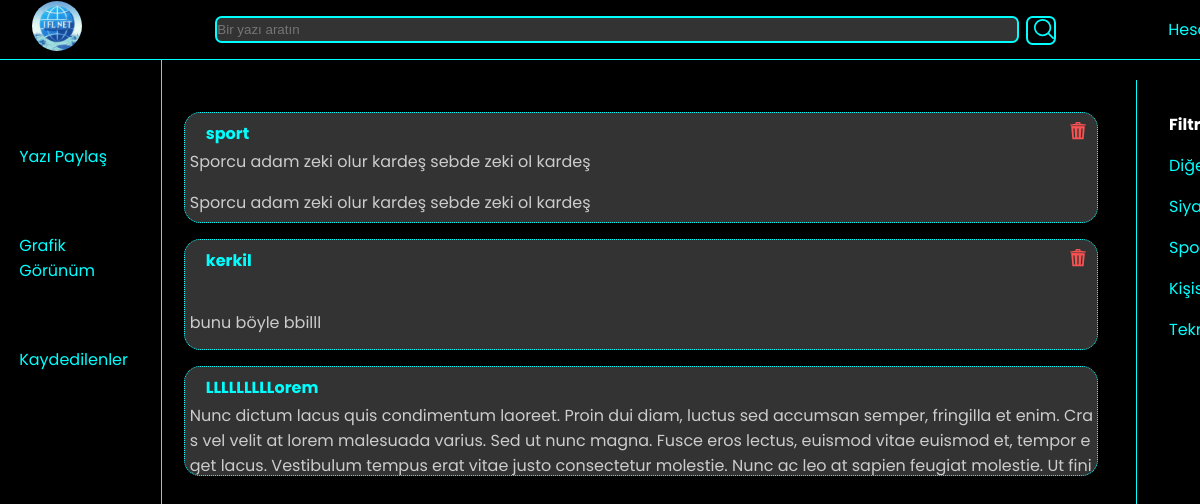
/ (signed in), run on an earlier commit of the app's database.
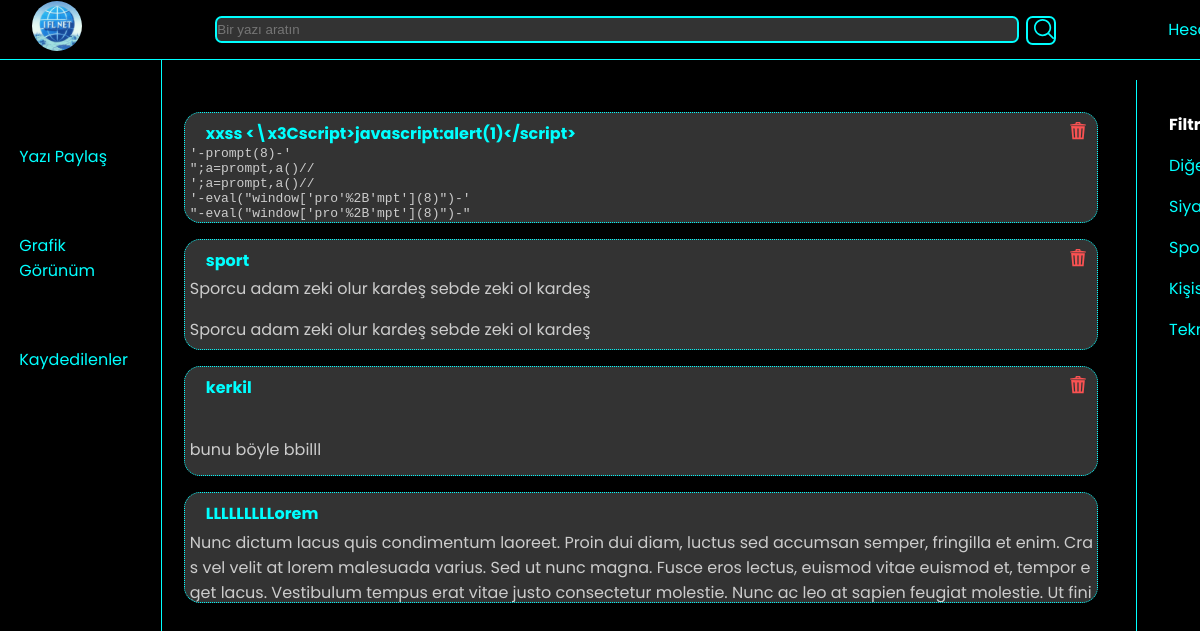
And on a later commit of the database.
### app.py (models this page shows)
class Yazilar(db.Model):
    id = db.Column(db.Integer, primary_key=True)
    message = db.Column(db.String(10000), nullable=False)
    user_id = db.Column(db.Integer, db.ForeignKey('user.id'), nullable=False)
    baslik = db.Column(db.String(50), nullable=False, unique=True)
    kaydedilme_sayısı = db.relationship('YaziKaydet',backref='Yazilar',lazy='dynamic')
    kategori = db.Column(db.String(50),nullable=False, default="Diğer")

### app.py (the view)
@app.route('/', methods=['GET', 'POST'])
def home():
    if current_user.is_authenticated:
        filter = request.args.get('filter',  type = str)
        arama = False
        arama_bulunan = 0
        aranan = " "
        if request.method == 'POST':
            yazilar = Yazilar.query.filter(Yazilar.baslik.contains(request.form.get('arama'))).all()
            if not yazilar:
                yazilar = Yazilar.query.filter(Yazilar.message.contains(request.form.get('arama'))).all()
            arama = True
            if yazilar:
                arama_bulunan = len(yazilar)
            print('arama bulunan => ' + str(arama_bulunan))
            aranan = request.form.get('arama')
        else:
            if filter:
                yazilar = Yazilar.query.filter(Yazilar.kategori == filter)
                if  yazilar.count() < 1:
                    yazilar = None
            else:
                yazilar = Yazilar.query.all()
        return  render_template('home.html', yazilar = yazilar, c_user = current_user, filtre=filter,kategoriler = ["diğer", "siyaset", "spor", "kişisel-gelişim", "teknoloji"], arama=arama, arama_bulunan=arama_bulunan, aranan=aranan)
    else:
        return "Lütfen giriş yapın"

### app.py (called while the page is built)
@login_manager.user_loader
def load_user(user_id):
    return User.query.get(int(user_id))

@app.before_request
def make_session_permanent():
    session.permanent = True

### templates/home.html (shortened to what this page needs)
{% extends "base.html" %}
{%block title%} <title>IFLNET</title>
<link rel="stylesheet" href="../static/css/home/main.css">
{%endblock%}
{% block content %}
    <section class="ana">
        <div class="yazilar">
            <ul class="yazi">
                {% if yazilar %}
                    {% for yazi in yazilar|reverse %}
                        <a class="yazi-link" href="/yazi/{{yazi.baslik}}"> <li>
                            <div class="post-ici">
                                <div class="baslik-kismi">
                                    <span class="baslik-class"> {{yazi.baslik}} </span><span class="uzat"></a></span>
                                    {% if c_user.id == yazi.user_id %}
                                    <a href="/yazi/{{yazi.baslik}}/kaldir"><img src="../static/images/sil.svg" alt="Sil" width="20px"></a>
                                    {% endif %}
                                    <a class="yazi-link" href="/yazi/{{yazi.baslik}}">
                                </div>
                                <br> <div class="yazi-icerik">
                                    {{yazi.message|safe}}
                                </div> </div> </li></a>
                    {% endfor %}
                {% else %}
                    <div class="bulunamadi">
                        <h3>Hiçbir yazı bulunamadı.</h3> <img src="../static/images/sad-doge.png" alt="sad doge" width="400px">
                    </div>
                {% endif %}
        {% if not arama %}
        <div class="filtre" id="filtre">
            <ul>
                <div class="label-bas">
                    {% if filtre %}
                    <a href="/"><span class="aktif-label">Filtreleri <br>Kaldır</span></a>
                    {% else %}
                    <span class="deaktif-label"><b>Filtrele</b></span>
                    {% endif %}
                </div>
                {% for kategori in kategoriler %}
                    {% if filtre == kategori %}
                        <li class="aktif" ><a href="/" name="aktif"> {{kategori}} ✓</a></li>
                    {% else %}
                        <li><a href="http://127.0.0.1:5000/?filter={{kategori}}">{{kategori}}</a></li>
                    {% endif %}
                {% endfor %}
            </ul>
        </div>
        {% endif %}
    </section>
{% endblock %}

### templates/base.html (shortened to what this page needs)
<!DOCTYPE html>
<html lang="en">
<head>
    {%block title%}{%endblock%}
    <link rel="stylesheet" href="../static/css/base/main.css">
</head>
<body>
    <div class="navbar-top">
        <div class="logo">
            <a href="/"><img src="../static/images/ifl_net.jpg" alt="LOGO" width="50px"></a>
        </div>
        <div class="arama">
            <form action="/" method="POST" id="arat">
                <input type="text" class="ara-bar" name="arama" placeholder="Bir yazı aratın">
                <button class="ara-btn" type="submit" form="arat"><img src="../static/images/arama.svg" alt="Ara" width="20px"></button>
            </form>
        </div>
        <div class="hesabim">
            <a href="#" onclick="toggleBlurEffect()" >Hesabim</a>
        </div>
    </div>
    <div class="navbar">
        <div class="container">
            <ul>
                <li><a href="{{url_for('yazi_yaz')}}">Yazı Paylaş</a></li>
                <li><a href="#">Grafik Görünüm</a></li>
                <li><a href="{{url_for('kaydedilenler')}}">Kaydedilenler</a></li>
            </ul>
        </div>
    </div>
        {% block content %} {% endblock %}
</body>
</html>

### static/css/home/main.css (style rules this page uses)
section.ana { margin-left: 10em; display: inline-flex; color: white; }
section.ana .yazilar { margin: 1em 0.5em 0 0.5em; width: 60em; }
section.ana .yazilar .yazi-link { z-index: 5; }
section.ana .yazilar span { font-weight: bold; margin-left: 1em; margin-top: -0.5em; overflow: hidden; color: var(--vurgu); }
section.ana .yazilar a { text-decoration: none; color: whitesmoke; }
section.ana .yazilar a { text-decoration: none; color: var(--acik-gri); }
section.ana .yazilar p { overflow: hidden; }
section.ana .yazilar li { cursor: pointer; background-color: var(--koyu-gri); margin-top: 1em; margin-left: -1.5em; width: 57em; border: 1px dotted var(--vurgu); border-radius: 1em; height: 6.8em; overflow-y: hidden; }
section.ana .yazilar li .post-ici { display: inline-block; margin-left: 0.3em; margin-top: 0.5em; }
section.ana .yazilar li .post-ici .yazi-icerik { margin-top: -0.8em; word-break: break-all; }
section.ana .yazilar li .baslik-kismi { display: inline-flex; }
section.ana .yazilar li .baslik-kismi img { position: absolute; right: 3em; margin-bottom: 0; }
.filtre { position: fixed; background-color: var(--main); width: 10em; height: 999em; margin-left: 61em; border-left: 1px solid var(--vurgu); }
.filtre .label-bas { margin-left: -0.5em; }
.filtre ul { margin-top: 2em; text-transform: capitalize; }
.filtre ul span { paddings-bottom: 2em; padding-left: -0.1em; }
.filtre ul li { margin-top: 1em; margin-left: -0.5em; color: var(--vurgu); }
.filtre ul li a { text-decoration: none; }
.filtre ul li a { color: var(--vurgu); }

### static/css/base/main.css (style rules this page uses)
:root { --main: #000000; --vurgu: #00FFFF; --koyu-gri: #333333; --acik-gri: #CCCCCC; }
span { pointer-events: none; white-space: nowrap; }
body { display: inline-block; background: var(--main); font-family: "Poppins"; margin: 0; position: relative; }
ul { list-style-type: none; }
.navbar-top { align-items: center; text-align: center; position: fixed; display: inline-flex; z-index: 100; background-color: var(--main); border-bottom: 1px solid var(--vurgu); padding-left: 5em; }
.navbar-top .logo { display: inline-flex; color: black; margin-left: -3em; width: 50px; }
.navbar-top .logo img { border-radius: 5em; width: 50px; height: 50px; }
.navbar-top .arama { margin-top: 1em; padding-bottom: 1em; }
.navbar-top .arama button.ara-btn { position: absolute; border-color: var(--vurgu); border-radius: 0.5em; border-style: solid; background-color: var(--main); width: 30px; margin-bottom: -0.3em; margin-left: 0.5em; }
.navbar-top .arama button.ara-btn img { filter: invert(100%) sepia(54%) saturate(4364%) hue-rotate(101deg) brightness(107%) contrast(101%); }
.navbar-top .arama input.ara-bar { color: white; border-radius: 0.5em; border-style: solid; border-color: var(--vurgu); background-color: var(--koyu-gri); margin-left: 10em; width: 60em; padding: 0.3em 0; }
.navbar-top .hesabim { margin-left: 10em; padding-right: 2em; }
.navbar-top .hesabim a { text-decoration: none; color: var(--vurgu); margin-left: -0.7em; }
.navbar { position: fixed; background: var(--main); border-right: 1px solid var(--vurgu); padding: 0 2em 0 3.7em; width: 70px; height: 999em; }
.navbar .container { display: flex; place-content: space-between; }
.navbar ul { display: block; margin-top: 5em; margin-left: -5em; }
.navbar ul li { margin: 4em 0 4em 0; }
.navbar ul li a:link { color: var(--vurgu); text-decoration: none; }

What changed in the data, as far as the page shows it:
added Yazilar: baslik "xxss <\\x3Cscript>javascript:alert(1)</script>", message "'-prompt(8)-' \";a=prompt,a()// ';a=prompt,a()// '-eval(\"window['pro'%2B'mpt'](8)\")-' \"-eval(\"window['pro'%2B'mpt'](8)\")-\"…"
